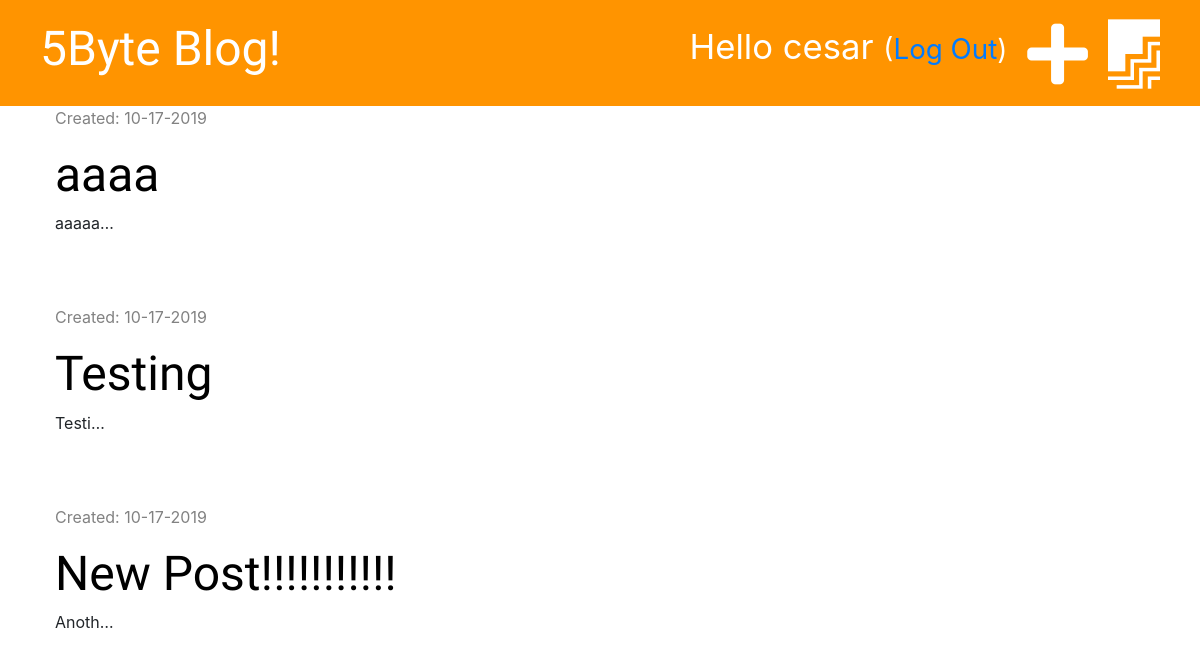
Page /drafts/ (signed in) on the committed database.
### blog/models.py (models this page shows, shortened)
class Post(models.Model):
    author= models.ForeignKey('auth.User', on_delete=models.CASCADE) # si el autor John , crea 10 post y elimino este autor, todos los post se eliminaran
    title= models.CharField(max_length=200)
    text=models.TextField()
    created_date= models.DateTimeField(default=timezone.now)
    published_date=models.DateTimeField(blank=True,null=True)

### blog/views.py (the view)
# urls.py: path('drafts/', views.post_draft_list, name='post_draft_list'),
@login_required
def post_draft_list(request):
    posts=Post.objects.filter(published_date__isnull=True).order_by('-created_date')
    stuff_for_frontent={'posts': posts}
    return render(request, 'blog/post_draft_list.html' , stuff_for_frontent)

### blog/templates/blog/post_draft_list.html (shortened to what this page needs)
{% extends 'blog/base.html' %}
{%block content%}
  {% for post in posts %}
    <div class="post">
      <div class="date">
        <p>Created: {{post.created_date | date:'m-d-Y'}}</p>
      </div>
      <h1><a href="{% url 'post_detail' pk=post.pk %}">{{post.title}}</a></h1>
      <p>{{post.text | truncatechars:6 |linebreaksbr}}</p>
    </div>
  {%endfor%}
{%endblock%}

### blog/templates/blog/base.html (shortened to what this page needs)
{% load staticfiles %}
<!DOCTYPE html>
<html lang="en" dir="ltr">
  <head>
    <link href="https://stackpath.bootstrapcdn.com/bootstrap/4.3.1/css/bootstrap.min.css" rel="stylesheet">
    <link rel="stylesheet" href="https://cdnjs.cloudflare.com/ajax/libs/font-awesome/5.11.2/css/all.min.css" />
    <link rel="stylesheet" href="{% static 'css/blog.css' %}" type='text/css'>
  </head>
  <body>
    <div class="page-header">
      {% if user.is_authenticated %}
        <a href="{% url 'post_draft_list' %}" class="top-menu"><i class="fab fa-firstdraft fa-2x"></i></a>
        <a href="{% url 'post_new' %}" class="top-menu"><i class="fas fa-plus fa-2x"></i></a>
        <p class='top-menu'>Hello {{user.username}} <small>(<a href="{% url 'logout' %}">Log Out</a>)</small> </p>
      {%else%}
      <a href="{% url 'login' %}" class="top-menu"><i class="fas fa-sign-in-alt fa-2x"></i></a>
      {%endif%}
        <h1><a href="{% url 'post_list' %}">5Byte Blog!</a></h1>
    </div>
    <div class="content container">
      <div class="row">
        <div class="col-md-8">
          {% block content %}
          {% endblock %}
        </div>
      </div>
    </div>
  </body>
</html>

### blog/static/css/blog.css (style rules this page uses)
.page-header { background-color: #ff9400; margin-top: 0; padding: 20px 20px 20px 40px; }
.page-header h1 a { color: #ffffff; font-size: 36pt; text-decoration: none; }
.content { margin-left: 40px; }
h1,h2,h3,h4 { font-family: 'Tangarine', 'Inconsolata' , 'Droid Sans', serif; font-size: 48px; }
.date { color: #828282; }
.post { margin-bottom: 70px; }
.post h1 a { color:black; }
.top-menu, .top-menu:hover { color:#ffffff; float: right; font-size:26pt; margin-right:20px; }

### rows in the picture
Post: created_date "10-17-2019", title "aaaa", text "aaaaa…"
Post: created_date "10-17-2019", title "Testing", text "Testi…"
Post: created_date "10-17-2019", title "New Post!!!!!!!!!!!", text "Anoth…"

### other values in the picture
{{ user.username }} "cesar"
